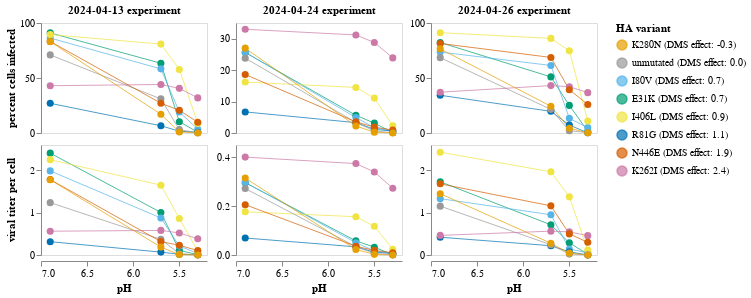

Notebook source saved alongside this figure:
### Markdown cell above
Now plot the validations experiments with full data:

### Code cell
color_range = ["#E69F00", "#999999", "#56B4E9", "#009E73", "#F0E442", "#0072B2", "#D55E00", "#CC79A7"]

validation_chart = (
    alt.Chart(
        validation_data.rename(
            columns={"MOI": "viral titer per cell", "percent positive": "percent cells infected"}
        )
    )
    .transform_fold(["percent cells infected", "viral titer per cell"], ["measurement", "value"])
    .encode(
        alt.X("pH", sort="descending"),
        alt.Y("value:Q", title=None),
        alt.Color("labeled_variant", title="HA variant", sort=alt.SortField("DMS effect"), scale=alt.Scale(range=color_range)),
        alt.Column("experiment", title=None,header=alt.Header(labelFontStyle="bold", labelPadding=1, labelFontSize=11), spacing=5),
        alt.Row("measurement:N", title=None, header=alt.Header(labelFontStyle="bold", labelPadding=1, labelFontSize=11), spacing=5)
    )
    .mark_line(point=True, strokeWidth=1, opacity=0.7)
    .resolve_scale(y="independent")
    .properties(height=110, width=166)
    .configure_axis(grid=False)
    .configure_point(size=50)
)

validation_chart.save("validation_chart.html")

validation_chart

### Figure 1 — Vega-Lite specification as saved in the notebook (floating-point values rounded to 4 significant figures)
{"config": {"view": {"continuousWidth": 300, "continuousHeight": 300}, "axis": {"grid": false}, "point": {"size": 50}}, "data": {"name": "data-b367a4beb6306a0f12028a5385f59d25"}, "mark": {"type": "line", "opacity": 0.7, "point": true, "strokeWidth": 1}, "encoding": {"color": {"field": "labeled_variant", "scale": {"range": ["#E69F00", "#999999", "#56B4E9", "#009E73", "#F0E442", "#0072B2", "#D55E00", "#CC79A7"]}, "sort": {"field": "DMS effect"}, "title": "HA variant", "type": "nominal"}, "column": {"field": "experiment", "header": {"labelFontSize": 11, "labelFontStyle": "bold", "labelPadding": 1}, "spacing": 5, "title": null, "type": "nominal"}, "row": {"field": "measurement", "header": {"labelFontSize": 11, "labelFontStyle": "bold", "labelPadding": 1}, "spacing": 5, "title": null, "type": "nominal"}, "x": {"field": "pH", "sort": "descending", "type": "quantitative"}, "y": {"field": "value", "title": null, "type": "quantitative"}}, "height": 110, "resolve": {"scale": {"y": "independent"}}, "transform": [{"fold": ["percent cells infected", "viral titer per cell"], "as": ["measurement", "value"]}], "width": 166, "$schema": "https://vega.github.io/schema/vega-lite/v5.16.3.json", "datasets": {"data-b367a4beb6306a0f12028a5385f59d25": [{"HA variant": "E31K", "experiment": "2024-04-13 experiment", "percent cells infected": 91.0, "pH": 6.9, "viral titer per cell": 2.408, "DMS effect": 0.6975, "labeled_variant": "E31K (DMS effect: 0.7)"}, {"HA variant": "E31K", "experiment": "2024-04-13 experiment", "percent cells infected": 63.4, "pH": 5.7, "viral titer per cell": 1.005, "DMS effect": 0.6975, "labeled_variant": "E31K (DMS effect: 0.7)"}, {"HA variant": "E31K", "experiment": "2024-04-13 experiment", "percent cells infected": 10.3, "pH": 5.5, "viral titer per cell": 0.1087, "DMS effect": 0.6975, "labeled_variant": "E31K (DMS effect: 0.7)"}, {"HA variant": "E31K", "experiment": "2024-04-13 experiment", "percent cells infected": 0.71, "pH": 5.3, "viral titer per cell": 0.007125, "DMS effect": 0.6975, "labeled_variant": "E31K (DMS effect: 0.7)"}, {"HA variant": "I80V", "experiment": "2024-04-13 experiment", "percent cells infected": 86.3, "pH": 6.9, "viral titer per cell": 1.988, "DMS effect": 0.685, "labeled_variant": "I80V (DMS effect: 0.7)"}, {"HA variant": "I80V", "experiment": "2024-04-13 experiment", "percent cells infected": 58.3, "pH": 5.7, "viral titer per cell": 0.8747, "DMS effect": 0.685, "labeled_variant": "I80V (DMS effect: 0.7)"}, {"HA variant": "I80V", "experiment": "2024-04-13 experiment", "percent cells infected": 19.1, "pH": 5.5, "viral titer per cell": 0.212, "DMS effect": 0.685, "labeled_variant": "I80V (DMS effect: 0.7)"}, {"HA variant": "I80V", "experiment": "2024-04-13 experiment", "percent cells infected": 3.43, "pH": 5.3, "viral titer per cell": 0.0349, "DMS effect": 0.685, "labeled_variant": "I80V (DMS effect: 0.7)"}, {"HA variant": "R81G", "experiment": "2024-04-13 experiment", "percent cells infected": 27.0, "pH": 6.9, "viral titer per cell": 0.3147, "DMS effect": 1.144, "labeled_variant": "R81G (DMS effect: 1.1)"}, {"HA variant": "R81G", "experiment": "2024-04-13 experiment", "percent cells infected": 6.58, "pH": 5.7, "viral titer per cell": 0.06806, "DMS effect": 1.144, "labeled_variant": "R81G (DMS effect: 1.1)"}, {"HA variant": "R81G", "experiment": "2024-04-13 experiment", "percent cells infected": 1.63, "pH": 5.5, "viral titer per cell": 0.01643, "DMS effect": 1.144, "labeled_variant": "R81G (DMS effect: 1.1)"}, {"HA variant": "R81G", "experiment": "2024-04-13 experiment", "percent cells infected": 0.65, "pH": 5.3, "viral titer per cell": 0.006521, "DMS effect": 1.144, "labeled_variant": "R81G (DMS effect: 1.1)"}, {"HA variant": "I406L", "experiment": "2024-04-13 experiment", "percent cells infected": 89.5, "pH": 6.9, "viral titer per cell": 2.254, "DMS effect": 0.9385, "labeled_variant": "I406L (DMS effect: 0.9)"}, {"HA variant": "I406L", "experiment": "2024-04-13 experiment", "percent cells infected": 80.8, "pH": 5.7, "viral titer per cell": 1.65, "DMS effect": 0.9385, "labeled_variant": "I406L (DMS effect: 0.9)"}, {"HA variant": "I406L", "experiment": "2024-04-13 experiment", "percent cells infected": 57.8, "pH": 5.5, "viral titer per cell": 0.8627, "DMS effect": 0.9385, "labeled_variant": "I406L (DMS effect: 0.9)"}, {"HA variant": "I406L", "experiment": "2024-04-13 experiment", "percent cells infected": 8.69, "pH": 5.3, "viral titer per cell": 0.09091, "DMS effect": 0.9385, "labeled_variant": "I406L (DMS effect: 0.9)"}, {"HA variant": "unmutated", "experiment": "2024-04-13 experiment", "percent cells infected": 71.0, "pH": 6.9, "viral titer per cell": 1.238, "DMS effect": 0.0, "labeled_variant": "unmutated (DMS effect: 0.0)"}, {"HA variant": "unmutated", "experiment": "2024-04-13 experiment", "percent cells infected": 31.0, "pH": 5.7, "viral titer per cell": 0.3711, "DMS effect": 0.0, "labeled_variant": "unmutated (DMS effect: 0.0)"}, {"HA variant": "unmutated", "experiment": "2024-04-13 experiment", "percent cells infected": 3.05, "pH": 5.5, "viral titer per cell": 0.03097, "DMS effect": 0.0, "labeled_variant": "unmutated (DMS effect: 0.0)"}, {"HA variant": "unmutated", "experiment": "2024-04-13 experiment", "percent cells infected": 0.21, "pH": 5.3, "viral titer per cell": 0.002102, "DMS effect": 0.0, "labeled_variant": "unmutated (DMS effect: 0.0)"}, {"HA variant": "K262I", "experiment": "2024-04-13 experiment", "percent cells infected": 43.0, "pH": 6.9, "viral titer per cell": 0.5621, "DMS effect": 2.41, "labeled_variant": "K262I (DMS effect: 2.4)"}, {"HA variant": "K262I", "experiment": "2024-04-13 experiment", "percent cells infected": 44.1, "pH": 5.7, "viral titer per cell": 0.5816, "DMS effect": 2.41, "labeled_variant": "K262I (DMS effect: 2.4)"}, {"HA variant": "K262I", "experiment": "2024-04-13 experiment", "percent cells infected": 40.6, "pH": 5.5, "viral titer per cell": 0.5209, "DMS effect": 2.41, "labeled_variant": "K262I (DMS effect: 2.4)"}, {"HA variant": "K262I", "experiment": "2024-04-13 experiment", "percent cells infected": 31.9, "pH": 5.3, "viral titer per cell": 0.3842, "DMS effect": 2.41, "labeled_variant": "K262I (DMS effect: 2.4)"}, {"HA variant": "N446E", "experiment": "2024-04-13 experiment", "percent cells infected": 83.2, "pH": 6.9, "viral titer per cell": 1.784, "DMS effect": 1.863, "labeled_variant": "N446E (DMS effect: 1.9)"}, {"HA variant": "N446E", "experiment": "2024-04-13 experiment", "percent cells infected": 27.1, "pH": 5.7, "viral titer per cell": 0.3161, "DMS effect": 1.863, "labeled_variant": "N446E (DMS effect: 1.9)"}, {"HA variant": "N446E", "experiment": "2024-04-13 experiment", "percent cells infected": 20.6, "pH": 5.5, "viral titer per cell": 0.2307, "DMS effect": 1.863, "labeled_variant": "N446E (DMS effect: 1.9)"}, {"HA variant": "N446E", "experiment": "2024-04-13 experiment", "percent cells infected": 9.83, "pH": 5.3, "viral titer per cell": 0.1035, "DMS effect": 1.863, "labeled_variant": "N446E (DMS effect: 1.9)"}, {"HA variant": "K280N", "experiment": "2024-04-13 experiment", "percent cells infected": 83.1, "pH": 6.9, "viral titer per cell": 1.778, "DMS effect": -0.3334, "labeled_variant": "K280N (DMS effect: -0.3)"}, {"HA variant": "K280N", "experiment": "2024-04-13 experiment", "percent cells infected": 17.0, "pH": 5.7, "viral titer per cell": 0.1863, "DMS effect": -0.3334, "labeled_variant": "K280N (DMS effect: -0.3)"}, {"HA variant": "K280N", "experiment": "2024-04-13 experiment", "percent cells infected": 0.98, "pH": 5.5, "viral titer per cell": 0.009848, "DMS effect": -0.3334, "labeled_variant": "K280N (DMS effect: -0.3)"}, {"HA variant": "K280N", "experiment": "2024-04-13 experiment", "percent cells infected": 0.054, "pH": 5.3, "viral titer per cell": 0.0005401, "DMS effect": -0.3334, "labeled_variant": "K280N (DMS effect: -0.3)"}, {"HA variant": "E31K", "experiment": "2024-04-24 experiment", "percent cells infected": 25.6, "pH": 6.9, "viral titer per cell": 0.2957, "DMS effect": 0.6975, "labeled_variant": "E31K (DMS effect: 0.7)"}, {"HA variant": "E31K", "experiment": "2024-04-24 experiment", "percent cells infected": 5.63, "pH": 5.7, "viral titer per cell": 0.05795, "DMS effect": 0.6975, "labeled_variant": "E31K (DMS effect: 0.7)"}, {"HA variant": "E31K", "experiment": "2024-04-24 experiment", "percent cells infected": 3.15, "pH": 5.5, "viral titer per cell": 0.03201, "DMS effect": 0.6975, "labeled_variant": "E31K (DMS effect: 0.7)"}, {"HA variant": "E31K", "experiment": "2024-04-24 experiment", "percent cells infected": 0.15, "pH": 5.3, "viral titer per cell": 0.001501, "DMS effect": 0.6975, "labeled_variant": "E31K (DMS effect: 0.7)"}, {"HA variant": "I80V", "experiment": "2024-04-24 experiment", "percent cells infected": 25.7, "pH": 6.9, "viral titer per cell": 0.2971, "DMS effect": 0.685, "labeled_variant": "I80V (DMS effect: 0.7)"}, {"HA variant": "I80V", "experiment": "2024-04-24 experiment", "percent cells infected": 4.92, "pH": 5.7, "viral titer per cell": 0.05045, "DMS effect": 0.685, "labeled_variant": "I80V (DMS effect: 0.7)"}, {"HA variant": "I80V", "experiment": "2024-04-24 experiment", "percent cells infected": 1.72, "pH": 5.5, "viral titer per cell": 0.01735, "DMS effect": 0.685, "labeled_variant": "I80V (DMS effect: 0.7)"}, {"HA variant": "I80V", "experiment": "2024-04-24 experiment", "percent cells infected": 0.55, "pH": 5.3, "viral titer per cell": 0.005515, "DMS effect": 0.685, "labeled_variant": "I80V (DMS effect: 0.7)"}, {"HA variant": "R81G", "experiment": "2024-04-24 experiment", "percent cells infected": 6.71, "pH": 6.9, "viral titer per cell": 0.06946, "DMS effect": 1.144, "labeled_variant": "R81G (DMS effect: 1.1)"}, {"HA variant": "R81G", "experiment": "2024-04-24 experiment", "percent cells infected": 3.3, "pH": 5.7, "viral titer per cell": 0.03356, "DMS effect": 1.144, "labeled_variant": "R81G (DMS effect: 1.1)"}, {"HA variant": "R81G", "experiment": "2024-04-24 experiment", "percent cells infected": 1.16, "pH": 5.5, "viral titer per cell": 0.01167, "DMS effect": 1.144, "labeled_variant": "R81G (DMS effect: 1.1)"}, {"HA variant": "R81G", "experiment": "2024-04-24 experiment", "percent cells infected": 0.61, "pH": 5.3, "viral titer per cell": 0.006119, "DMS effect": 1.144, "labeled_variant": "R81G (DMS effect: 1.1)"}, {"HA variant": "I406L", "experiment": "2024-04-24 experiment", "percent cells infected": 16.2, "pH": 6.9, "viral titer per cell": 0.1767, "DMS effect": 0.9385, "labeled_variant": "I406L (DMS effect: 0.9)"}, {"HA variant": "I406L", "experiment": "2024-04-24 experiment", "percent cells infected": 14.5, "pH": 5.7, "viral titer per cell": 0.1567, "DMS effect": 0.9385, "labeled_variant": "I406L (DMS effect: 0.9)"}, {"HA variant": "I406L", "experiment": "2024-04-24 experiment", "percent cells infected": 11.1, "pH": 5.5, "viral titer per cell": 0.1177, "DMS effect": 0.9385, "labeled_variant": "I406L (DMS effect: 0.9)"}, {"HA variant": "I406L", "experiment": "2024-04-24 experiment", "percent cells infected": 2.3, "pH": 5.3, "viral titer per cell": 0.02327, "DMS effect": 0.9385, "labeled_variant": "I406L (DMS effect: 0.9)"}, {"HA variant": "unmutated", "experiment": "2024-04-24 experiment", "percent cells infected": 23.8, "pH": 6.9, "viral titer per cell": 0.2718, "DMS effect": 0.0, "labeled_variant": "unmutated (DMS effect: 0.0)"}, {"HA variant": "unmutated", "experiment": "2024-04-24 experiment", "percent cells infected": 3.37, "pH": 5.7, "viral titer per cell": 0.03428, "DMS effect": 0.0, "labeled_variant": "unmutated (DMS effect: 0.0)"}, {"HA variant": "unmutated", "experiment": "2024-04-24 experiment", "percent cells infected": 0.68, "pH": 5.5, "viral titer per cell": 0.006823, "DMS effect": 0.0, "labeled_variant": "unmutated (DMS effect: 0.0)"}, {"HA variant": "unmutated", "experiment": "2024-04-24 experiment", "percent cells infected": 0.061, "pH": 5.3, "viral titer per cell": 0.0006102, "DMS effect": 0.0, "labeled_variant": "unmutated (DMS effect: 0.0)"}, {"HA variant": "K262I", "experiment": "2024-04-24 experiment", "percent cells infected": 33.0, "pH": 6.9, "viral titer per cell": 0.4005, "DMS effect": 2.41, "labeled_variant": "K262I (DMS effect: 2.4)"}, {"HA variant": "K262I", "experiment": "2024-04-24 experiment", "percent cells infected": 31.2, "pH": 5.7, "viral titer per cell": 0.374, "DMS effect": 2.41, "labeled_variant": "K262I (DMS effect: 2.4)"}, {"HA variant": "K262I", "experiment": "2024-04-24 experiment", "percent cells infected": 28.8, "pH": 5.5, "viral titer per cell": 0.3397, "DMS effect": 2.41, "labeled_variant": "K262I (DMS effect: 2.4)"}, {"HA variant": "K262I", "experiment": "2024-04-24 experiment", "percent cells infected": 23.9, "pH": 5.3, "viral titer per cell": 0.2731, "DMS effect": 2.41, "labeled_variant": "K262I (DMS effect: 2.4)"}, {"HA variant": "N446E", "experiment": "2024-04-24 experiment", "percent cells infected": 18.6, "pH": 6.9, "viral titer per cell": 0.2058, "DMS effect": 1.863, "labeled_variant": "N446E (DMS effect: 1.9)"}, {"HA variant": "N446E", "experiment": "2024-04-24 experiment", "percent cells infected": 3.53, "pH": 5.7, "viral titer per cell": 0.03594, "DMS effect": 1.863, "labeled_variant": "N446E (DMS effect: 1.9)"}, {"HA variant": "N446E", "experiment": "2024-04-24 experiment", "percent cells infected": 1.86, "pH": 5.5, "viral titer per cell": 0.01878, "DMS effect": 1.863, "labeled_variant": "N446E (DMS effect: 1.9)"}, {"HA variant": "N446E", "experiment": "2024-04-24 experiment", "percent cells infected": 0.94, "pH": 5.3, "viral titer per cell": 0.009444, "DMS effect": 1.863, "labeled_variant": "N446E (DMS effect: 1.9)"}, {"HA variant": "K280N", "experiment": "2024-04-24 experiment", "percent cells infected": 27.0, "pH": 6.9, "viral titer per cell": 0.3147, "DMS effect": -0.3334, "labeled_variant": "K280N (DMS effect: -0.3)"}, {"HA variant": "K280N", "experiment": "2024-04-24 experiment", "percent cells infected": 2.25, "pH": 5.7, "viral titer per cell": 0.02276, "DMS effect": -0.3334, "labeled_variant": "K280N (DMS effect: -0.3)"}, {"HA variant": "K280N", "experiment": "2024-04-24 experiment", "percent cells infected": 0.26, "pH": 5.5, "viral titer per cell": 0.002603, "DMS effect": -0.3334, "labeled_variant": "K280N (DMS effect: -0.3)"}, {"HA variant": "K280N", "experiment": "2024-04-24 experiment", "percent cells infected": 0.013, "pH": 5.3, "viral titer per cell": 0.00013, "DMS effect": -0.3334, "labeled_variant": "K280N (DMS effect: -0.3)"}, {"HA variant": "E31K", "experiment": "2024-04-26 experiment", "percent cells infected": 82.3, "pH": 6.9, "viral titer per cell": 1.732, "DMS effect": 0.6975, "labeled_variant": "E31K (DMS effect: 0.7)"}, {"HA variant": "E31K", "experiment": "2024-04-26 experiment", "percent cells infected": 51.0, "pH": 5.7, "viral titer per cell": 0.7133, "DMS effect": 0.6975, "labeled_variant": "E31K (DMS effect: 0.7)"}, {"HA variant": "E31K", "experiment": "2024-04-26 experiment", "percent cells infected": 25.1, "pH": 5.5, "viral titer per cell": 0.289, "DMS effect": 0.6975, "labeled_variant": "E31K (DMS effect: 0.7)"}, {"HA variant": "E31K", "experiment": "2024-04-26 experiment", "percent cells infected": 1.57, "pH": 5.3, "viral titer per cell": 0.01582, "DMS effect": 0.6975, "labeled_variant": "E31K (DMS effect: 0.7)"}, {"HA variant": "I80V", "experiment": "2024-04-26 experiment", "percent cells infected": 73.6, "pH": 6.9, "viral titer per cell": 1.332, "DMS effect": 0.685, "labeled_variant": "I80V (DMS effect: 0.7)"}, {"HA variant": "I80V", "experiment": "2024-04-26 experiment", "percent cells infected": 61.4, "pH": 5.7, "viral titer per cell": 0.9519, "DMS effect": 0.685, "labeled_variant": "I80V (DMS effect: 0.7)"}, {"HA variant": "I80V", "experiment": "2024-04-26 experiment", "percent cells infected": 13.3, "pH": 5.5, "viral titer per cell": 0.1427, "DMS effect": 0.685, "labeled_variant": "I80V (DMS effect: 0.7)"}, {"HA variant": "I80V", "experiment": "2024-04-26 experiment", "percent cells infected": 4.97, "pH": 5.3, "viral titer per cell": 0.05098, "DMS effect": 0.685, "labeled_variant": "I80V (DMS effect: 0.7)"}, {"HA variant": "R81G", "experiment": "2024-04-26 experiment", "percent cells infected": 34.3, "pH": 6.9, "viral titer per cell": 0.4201, "DMS effect": 1.144, "labeled_variant": "R81G (DMS effect: 1.1)"}, {"HA variant": "R81G", "experiment": "2024-04-26 experiment", "percent cells infected": 19.7, "pH": 5.7, "viral titer per cell": 0.2194, "DMS effect": 1.144, "labeled_variant": "R81G (DMS effect: 1.1)"}, {"HA variant": "R81G", "experiment": "2024-04-26 experiment", "percent cells infected": 7.25, "pH": 5.5, "viral titer per cell": 0.07526, "DMS effect": 1.144, "labeled_variant": "R81G (DMS effect: 1.1)"}, {"HA variant": "R81G", "experiment": "2024-04-26 experiment", "percent cells infected": 0.15, "pH": 5.3, "viral titer per cell": 0.001501, "DMS effect": 1.144, "labeled_variant": "R81G (DMS effect: 1.1)"}, {"HA variant": "I406L", "experiment": "2024-04-26 experiment", "percent cells infected": 91.2, "pH": 6.9, "viral titer per cell": 2.43, "DMS effect": 0.9385, "labeled_variant": "I406L (DMS effect: 0.9)"}, {"HA variant": "I406L", "experiment": "2024-04-26 experiment", "percent cells infected": 86.0, "pH": 5.7, "viral titer per cell": 1.966, "DMS effect": 0.9385, "labeled_variant": "I406L (DMS effect: 0.9)"}, {"HA variant": "I406L", "experiment": "2024-04-26 experiment", "percent cells infected": 74.7, "pH": 5.5, "viral titer per cell": 1.374, "DMS effect": 0.9385, "labeled_variant": "I406L (DMS effect: 0.9)"}, {"HA variant": "I406L", "experiment": "2024-04-26 experiment", "percent cells infected": 10.9, "pH": 5.3, "viral titer per cell": 0.1154, "DMS effect": 0.9385, "labeled_variant": "I406L (DMS effect: 0.9)"}, {"HA variant": "unmutated", "experiment": "2024-04-26 experiment", "percent cells infected": 68.5, "pH": 6.9, "viral titer per cell": 1.155, "DMS effect": 0.0, "labeled_variant": "unmutated (DMS effect: 0.0)"}, {"HA variant": "unmutated", "experiment": "2024-04-26 experiment", "percent cells infected": 21.5, "pH": 5.7, "viral titer per cell": 0.2421, "DMS effect": 0.0, "labeled_variant": "unmutated (DMS effect: 0.0)"}, {"HA variant": "unmutated", "experiment": "2024-04-26 experiment", "percent cells infected": 2.12, "pH": 5.5, "viral titer per cell": 0.02143, "DMS effect": 0.0, "labeled_variant": "unmutated (DMS effect: 0.0)"}, {"HA variant": "unmutated", "experiment": "2024-04-26 experiment", "percent cells infected": 0.29, "pH": 5.3, "viral titer per cell": 0.002904, "DMS effect": 0.0, "labeled_variant": "unmutated (DMS effect: 0.0)"}, {"HA variant": "K262I", "experiment": "2024-04-26 experiment", "percent cells infected": 37.1, "pH": 6.9, "viral titer per cell": 0.4636, "DMS effect": 2.41, "labeled_variant": "K262I (DMS effect: 2.4)"}, {"HA variant": "K262I", "experiment": "2024-04-26 experiment", "percent cells infected": 43.1, "pH": 5.7, "viral titer per cell": 0.5639, "DMS effect": 2.41, "labeled_variant": "K262I (DMS effect: 2.4)"}, {"HA variant": "K262I", "experiment": "2024-04-26 experiment", "percent cells infected": 42.1, "pH": 5.5, "viral titer per cell": 0.5465, "DMS effect": 2.41, "labeled_variant": "K262I (DMS effect: 2.4)"}, {"HA variant": "K262I", "experiment": "2024-04-26 experiment", "percent cells infected": 36.7, "pH": 5.3, "viral titer per cell": 0.4573, "DMS effect": 2.41, "labeled_variant": "K262I (DMS effect: 2.4)"}, {"HA variant": "N446E", "experiment": "2024-04-26 experiment", "percent cells infected": 81.4, "pH": 6.9, "viral titer per cell": 1.682, "DMS effect": 1.863, "labeled_variant": "N446E (DMS effect: 1.9)"}, {"HA variant": "N446E", "experiment": "2024-04-26 experiment", "percent cells infected": 68.7, "pH": 5.7, "viral titer per cell": 1.162, "DMS effect": 1.863, "labeled_variant": "N446E (DMS effect: 1.9)"}, {"HA variant": "N446E", "experiment": "2024-04-26 experiment", "percent cells infected": 39.3, "pH": 5.5, "viral titer per cell": 0.4992, "DMS effect": 1.863, "labeled_variant": "N446E (DMS effect: 1.9)"}, {"HA variant": "N446E", "experiment": "2024-04-26 experiment", "percent cells infected": 25.9, "pH": 5.3, "viral titer per cell": 0.2998, "DMS effect": 1.863, "labeled_variant": "N446E (DMS effect: 1.9)"}, {"HA variant": "K280N", "experiment": "2024-04-26 experiment", "percent cells infected": 76.5, "pH": 6.9, "viral titer per cell": 1.448, "DMS effect": -0.3334, "labeled_variant": "K280N (DMS effect: -0.3)"}, {"HA variant": "K280N", "experiment": "2024-04-26 experiment", "percent cells infected": 24.3, "pH": 5.7, "viral titer per cell": 0.2784, "DMS effect": -0.3334, "labeled_variant": "K280N (DMS effect: -0.3)"}, {"HA variant": "K280N", "experiment": "2024-04-26 experiment", "percent cells infected": 4.37, "pH": 5.5, "viral titer per cell": 0.04468, "DMS effect": -0.3334, "labeled_variant": "K280N (DMS effect: -0.3)"}, {"HA variant": "K280N", "experiment": "2024-04-26 experiment", "percent cells infected": 0.17, "pH": 5.3, "viral titer per cell": 0.001701, "DMS effect": -0.3334, "labeled_variant": "K280N (DMS effect: -0.3)"}]}}
